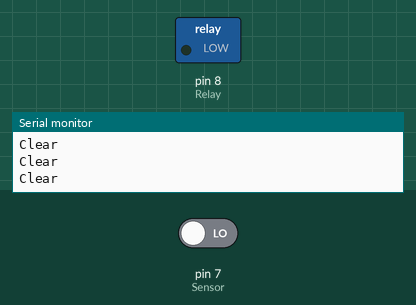
Recording of a sketch running on a simulated Arduino Uno, built with avr-gcc and run on an emulated ATmega328P. Parts: switched loads named in the sketch (green lamp = pin HIGH), the last lines printed to the serial monitor. The inputs (shaded band) are chosen by the test bench; at power-on: pin 7 (Sensor) LOW.

Above: at 1.2 s.
1.3 s: pin 7 (Sensor) driven HIGH
At 2.6 s:
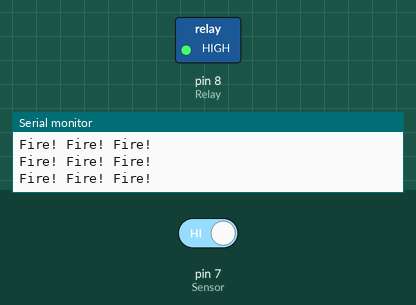
2.9 s: pin 7 (Sensor) driven LOW
At 4.0 s:
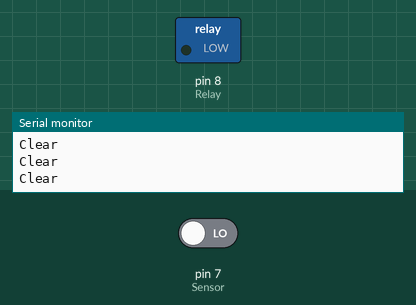
Timing chart, 0 to 5.9 s (numbered marks = the images above; inputs shaded):
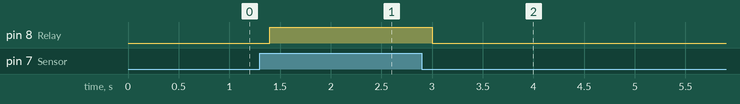

Measured:
- after the input at 1.3 s, pin 8 (Relay): LOW → HIGH after 0.10 s
- after the input at 2.9 s, pin 8 (Relay): HIGH → LOW after 0.10 s

The sketch:

Flame_sensor_with_relay_module.ino
```cpp
#define Sensor 7 // connect digital output(DO) pin of sensor to this pin
#define Relay 8 // pin 8 for Alarm


void setup() {
  Serial.begin(9600);
  Serial.println("Flame Sensor Testing");
  pinMode(Sensor  , INPUT);
  pinMode(Relay , OUTPUT);

}

void loop() {

  int fire = digitalRead(Sensor);// read FLAME sensor


  if( fire == HIGH)
  {
    digitalWrite(Relay ,HIGH);// set the buzzer ON
    Serial.println("Fire! Fire! Fire!");
  }else{
    digitalWrite(Relay ,LOW); // Set the buzzer OFF
    Serial.println("Clear");

  }


  delay(200);
}
```
